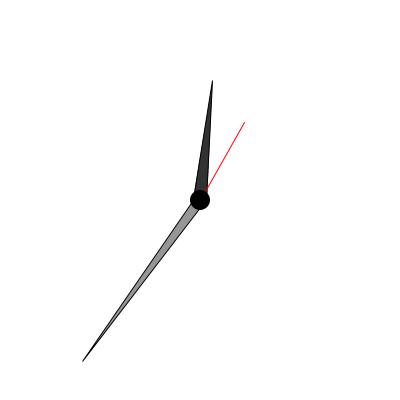
Frame 1 (no input)
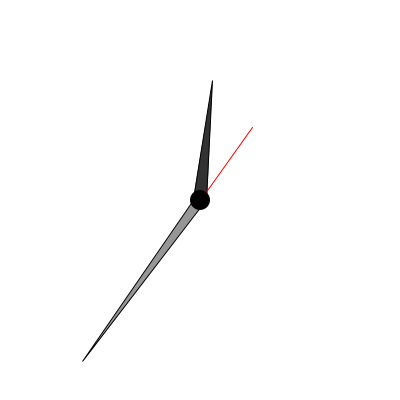
Frame 60 (the mouse pressed at the canvas centre just before this capture)
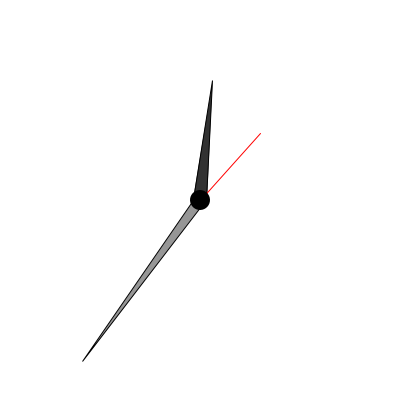
Frame 120 (the mouse held since frame 60 and released just before this capture)

The Processing sketch that drew these frames (run headless with seeded random() and noise(); from frame 60 on, the mouse is pressed at the canvas centre):

// Processing sketch: sketch_140530_20
// ── sketch_140530_20.pde
void setup(){
  size(400,400);
  smooth();
}
void draw(){
  background(255);
  translate(width/2,height/2);
  timer();
 
}

void timer(){
  float angle = -90+6*second();
  float angle2 = -90+6*minute();
  float angle3 = -90+6*hour();
  
  stroke(0);
    
  rotate(radians(angle3));
  fill(50);
  triangle(0,7,120,0,0,-7);
  
  rotate(radians(-angle3));
  rotate(radians(angle2));
  fill(150);
  triangle(0,5,200,0,0,-5);
    
  rotate(radians(-angle2));
  rotate(radians(angle));
  stroke(255,0,0);
  line(0,0,90,0);
  
  noStroke();
  fill(0);
  ellipse(0,0,20,20);
}
